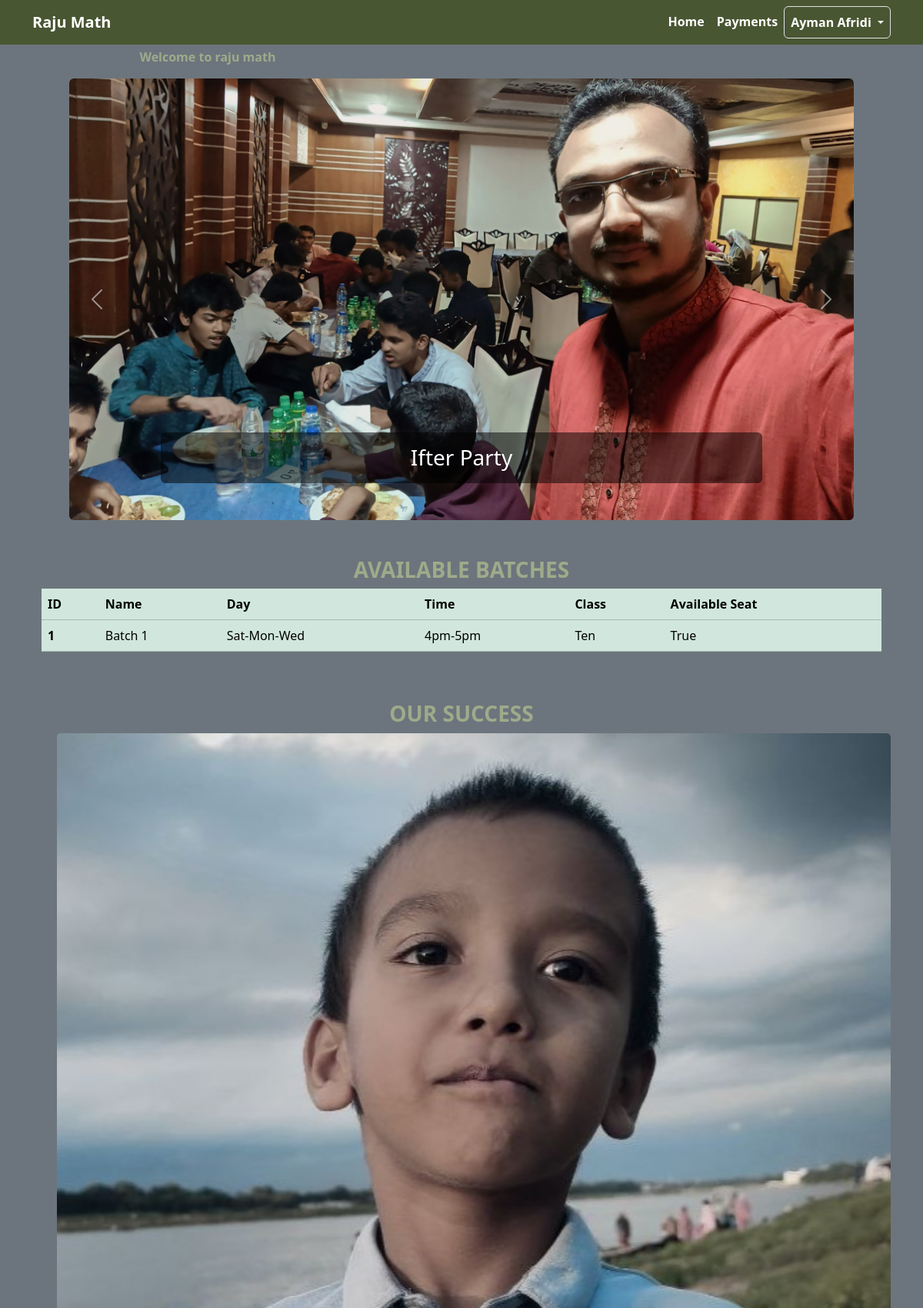
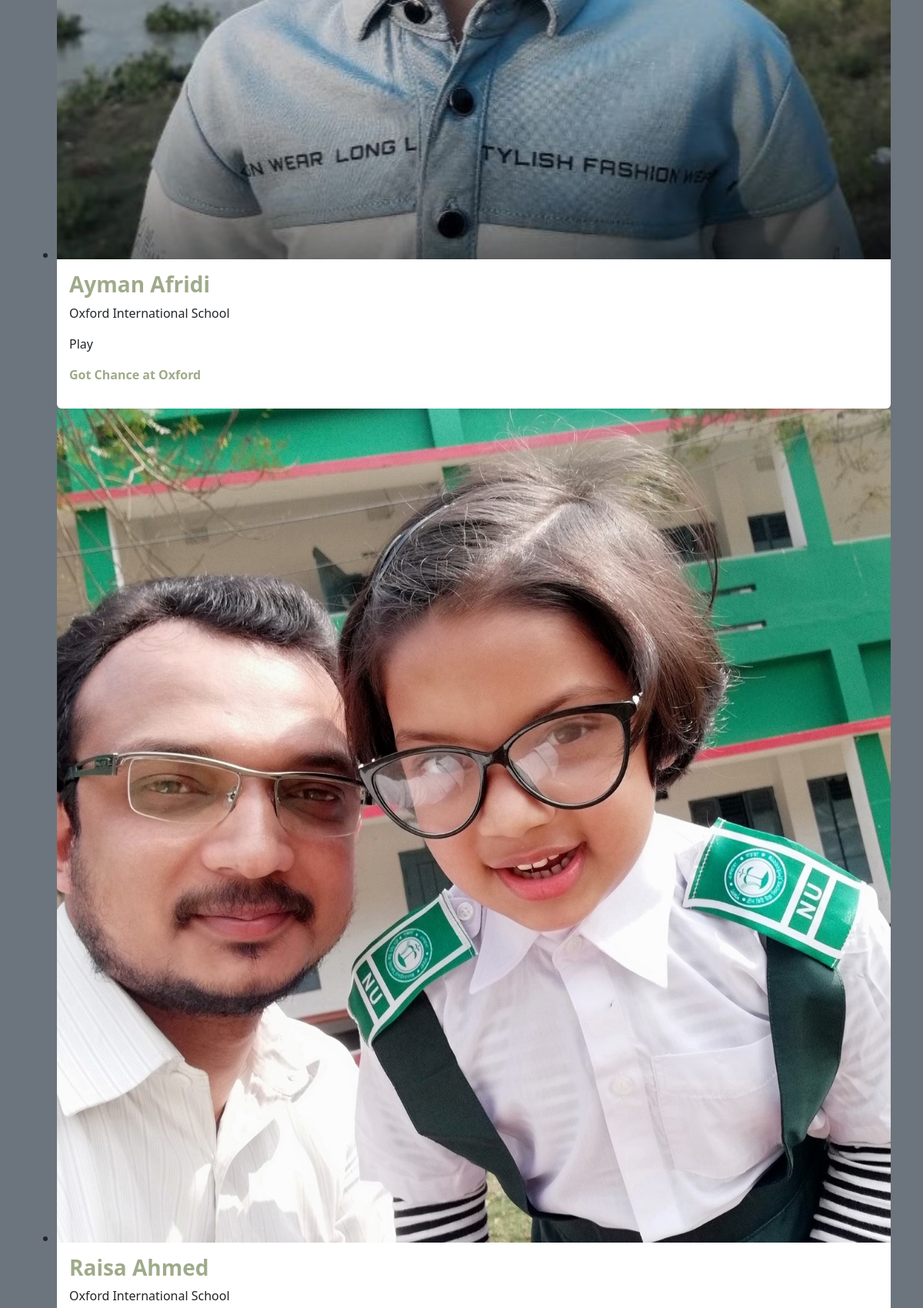
/ (signed in, upper part), run on the app's committed database (2 pictures, top to bottom).
### core/models.py (models this page shows, shortened)
class NoticeBoard(models.Model):
    notice = models.TextField(blank=True, null=True)
    last_update = models.DateTimeField(auto_now=True)

class Banner(models.Model):
    image = models.ImageField(upload_to='banners')
    title = models.CharField(max_length=255)

class CurrentClass(models.Model):
    name = models.CharField(max_length=50)
    def __str__(self) -> str:
        return self.name

class SuccessStudent(models.Model):
    name = models.CharField(max_length=255)
    image = models.ImageField(upload_to='success_students', blank=True, null=True)
    school = models.CharField(max_length=255)
    current_class = models.CharField(max_length=50)
    success = models.CharField(max_length=255)

### batches/models.py (models this page shows, shortened)
class Batch(models.Model):
    students = models.ManyToManyField(Student, null=True, blank=True, related_name="batches")
    title = models.CharField(max_length=255)
    level = models.ForeignKey(CurrentClass, on_delete=models.SET_NULL, null=True)
    day = models.CharField(max_length=255, default='')
    time = models.CharField(max_length=255)
    created_at = models.DateField(auto_now_add=True)
    is_active = models.BooleanField(default=True)
    fee = models.IntegerField()

### core/views.py (the view)
# urls.py: path('', views.home, name='home'),
def home(request):
    banners = Banner.objects.all()
    batches = Batch.objects.all()
    successStudents = SuccessStudent.objects.all()
    notice = NoticeBoard.objects.latest('last_update')  # Assuming you want to show the latest notice
    form = NoticeBoardForm(instance=notice)
    context = {
        'banners': banners,
        'successStudents': successStudents,
        'notice': notice,
        'form': form,
        'batches':batches
    }
    return render(request, 'core/home.html', context)

### core/templates/core/home.html (shortened to what this page needs)
{% extends "base.html" %}
{% block content %}
<div class='d-flex w-75 m-auto pb-3 notice-board'>
    <marquee class='mt-1 my-text'>{{ notice.notice }}</marquee>
</div>
<section>
    <div id="carouselExampleCaptions" class="carousel slide carousel-fade" data-bs-ride="carousel">
        <div class="carousel-inner">
            {% for banner in banners %}
            <div class="px-5  carousel-item {% if forloop.first %}active{% endif %}">
                <img  src="{{ banner.image.url }}" class="d-block w-100 rounded"  alt="{{ banner.title }}">
                <div class="carousel-caption d-none d-md-block">
                    <h3 class="tbg p-3 rounded">{{ banner.title }}</h3>
                </div>
            </div>
            {% endfor %}
        </div>
        <button class="carousel-control-prev" type="button" data-bs-target="#carouselExampleCaptions" data-bs-slide="prev">
            <span class="carousel-control-prev-icon" aria-hidden="true"></span>
        </button>
        <button class="carousel-control-next" type="button" data-bs-target="#carouselExampleCaptions" data-bs-slide="next">
            <span class="carousel-control-next-icon" aria-hidden="true"></span>
        </button>
    </div>
</section>
<section class="mt-5">
    <h3 class="my-text text-center">AVAILABLE BATCHES</h3>
    {% include "batches/available_batches.html" %}
</section>
 <h3 class="mt-5 my-text text-center">OUR SUCCESS</h3>
<div class="swiffy-slider slider-item-show3 slider-nav-round slider-nav-page ">
    <ul class="slider-container">
        {% for student in successStudents %}
        <li>
            <div class="card text-dark border-0">
                <div class="ratio ratio-1x1">
                    <img src="{{ student.image.url }}" class="card-img-top" loading="lazy" alt="...">
                </div>
                <div class="card-body p-3">
                    <div class="">
                        <h3 class="my-text">{{student.name}}</h3>
                        <p class="">{{student.school}}</p>
                        <p class="">{{student.current_class}}</p>
                        <p class="my-text">{{student.success}}</p>
                    </div>
                </div>
            </div>
        </li>
        {% endfor %}
    </ul>
</div>
{% endblock content %}

### templates/navbar.html (shortened to what this page needs)
<nav class="navbar navbar-expand-lg brand-color">
  <div class="container">
    <a class="navbar-brand text-white fw-bold" href="{% url "home" %}">Raju Math</a>
    <div class="collapse navbar-collapse" id="navbarSupportedContent">
      <ul class="navbar-nav ms-auto mb-2 mb-lg-0">
        <li class="nav-item">
          <a class="nav-link" href="{% url "home" %}">Home</a>
        </li>
        {% if request.user.is_authenticated %}
        <li class="nav-item">
          <a class="nav-link" href="{% url "payments_list" %}">Payments</a>
        </li>
        <li class="nav-item dropdown">
          <a class="nav-link border rounded dropdown-toggle" href="#" role="button" data-bs-toggle="dropdown" aria-expanded="false">
            {{ request.user.first_name }} {{ request.user.last_name }}
          </a>
        </li>
        {% else %}
        <li class="nav-item">
          <a class="nav-link border rounded" href="{% url 'login' %}">Login</a>
        </li>
        {% endif %}
      </ul>
    </div>
  </div>
</nav>

### batches/templates/batches/available_batches.html
<div class="container table-responsive rounded ">
    <table class="table table-success table-hover ">
        <thead >
          <tr >
            <th scope="col">ID</th>
            <th scope="col">Name</th>
            <th scope="col">Day</th>
            <th scope="col">Time</th>
            <th scope="col">Class</th>
            <th scope="col">Available Seat</th>
          </tr>
        </thead>
        <tbody>
            {% for batch in batches %}
            <tr>
                <th scope="row">{{batch.id}}</th>
                <td>{{batch.title}}</td>
                <td>{{batch.day}}</td>
                <td>{{batch.time}}</td>
                <td>{{batch.level}}</td>
                <td>{{batch.is_active}}</td>
            </tr>
            {% endfor %}
        </tbody>
      </table>
</div>

### static/css/main.css (style rules this page uses)
.brand-color { background-color: #495632; }
.my-text { color: #9faa8a; font-weight: bold; }
.nav-item a { color: white; font-weight: bold; transition: .3s; }
.tbg { background-color: rgba(0, 0, 0, 0.506); }

### data on the page
NoticeBoard: notice "Welcome to raju math"
Banner: image (picture), title "Ifter Party"
Batch: id "1", title "Batch 1", day "Sat-Mon-Wed", time "4pm-5pm", level "Ten", is_active "True"
SuccessStudent: image (picture), name "Ayman Afridi", school "Oxford International School", current_class "Play", success "Got Chance at Oxford"
SuccessStudent: image (picture), name "Raisa Ahmed", school "Oxford International School"

### other printed values
{{ request.user.first_name }} "Ayman"
{{ request.user.last_name }} "Afridi"
